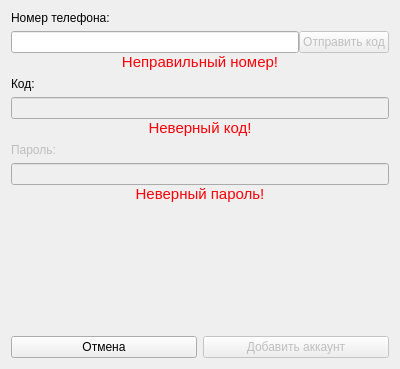
<?xml version="1.0" encoding="UTF-8"?>
<ui version="4.0">
 <class>AddAkkForm</class>
 <widget class="QWidget" name="AddAkkForm">
  <property name="geometry">
   <rect>
    <x>0</x>
    <y>0</y>
    <width>400</width>
    <height>369</height>
   </rect>
  </property>
  <property name="windowTitle">
   <string>Добавить аккаунт</string>
  </property>
  <layout class="QVBoxLayout" name="verticalLayout_5">
   <item>
    <widget class="QLabel" name="phone_label">
     <property name="text">
      <string>Номер телефона:</string>
     </property>
    </widget>
   </item>
   <item>
    <layout class="QVBoxLayout" name="verticalLayout">
     <property name="spacing">
      <number>0</number>
     </property>
     <item>
      <layout class="QHBoxLayout" name="horizontalLayout_2">
       <property name="spacing">
        <number>-1</number>
       </property>
       <item>
        <widget class="QLineEdit" name="phone_line">
         <property name="minimumSize">
          <size>
           <width>0</width>
           <height>0</height>
          </size>
         </property>
         <property name="focusPolicy">
          <enum>Qt::StrongFocus</enum>
         </property>
         <property name="text">
          <string/>
         </property>
        </widget>
       </item>
       <item>
        <widget class="QPushButton" name="send_code_btn">
         <property name="enabled">
          <bool>false</bool>
         </property>
         <property name="text">
          <string>Отправить код</string>
         </property>
        </widget>
       </item>
      </layout>
     </item>
     <item>
      <widget class="QLabel" name="phone_error_label">
       <property name="enabled">
        <bool>true</bool>
       </property>
       <property name="font">
        <font>
         <pointsize>11</pointsize>
         <weight>50</weight>
         <italic>false</italic>
         <bold>false</bold>
         <underline>false</underline>
         <strikeout>false</strikeout>
         <stylestrategy>PreferDefault</stylestrategy>
        </font>
       </property>
       <property name="mouseTracking">
        <bool>true</bool>
       </property>
       <property name="midLineWidth">
        <number>0</number>
       </property>
       <property name="text">
        <string>&lt;html&gt;&lt;head/&gt;&lt;body&gt;&lt;p&gt;&lt;span style=&quot; color:#fc0107;&quot;&gt;Неправильный номер!&lt;/span&gt;&lt;/p&gt;&lt;/body&gt;&lt;/html&gt;</string>
       </property>
       <property name="textFormat">
        <enum>Qt::RichText</enum>
       </property>
       <property name="alignment">
        <set>Qt::AlignHCenter|Qt::AlignTop</set>
       </property>
      </widget>
     </item>
    </layout>
   </item>
   <item>
    <widget class="QLabel" name="code_label">
     <property name="text">
      <string>Код:</string>
     </property>
    </widget>
   </item>
   <item>
    <layout class="QVBoxLayout" name="verticalLayout_3">
     <property name="spacing">
      <number>0</number>
     </property>
     <item>
      <widget class="QLineEdit" name="code_line">
       <property name="enabled">
        <bool>false</bool>
       </property>
       <property name="maximumSize">
        <size>
         <width>16777215</width>
         <height>16777215</height>
        </size>
       </property>
       <property name="focusPolicy">
        <enum>Qt::StrongFocus</enum>
       </property>
       <property name="text">
        <string/>
       </property>
      </widget>
     </item>
     <item>
      <widget class="QLabel" name="code_error_label">
       <property name="font">
        <font>
         <pointsize>11</pointsize>
        </font>
       </property>
       <property name="text">
        <string>&lt;html&gt;&lt;head/&gt;&lt;body&gt;&lt;p&gt;&lt;span style=&quot; color:#fc0107;&quot;&gt;Неверный код!&lt;/span&gt;&lt;/p&gt;&lt;/body&gt;&lt;/html&gt;</string>
       </property>
       <property name="alignment">
        <set>Qt::AlignHCenter|Qt::AlignTop</set>
       </property>
      </widget>
     </item>
    </layout>
   </item>
   <item>
    <widget class="QWidget" name="pswd_widget" native="true">
     <property name="enabled">
      <bool>false</bool>
     </property>
     <layout class="QVBoxLayout" name="verticalLayout_2">
      <property name="leftMargin">
       <number>0</number>
      </property>
      <property name="topMargin">
       <number>0</number>
      </property>
      <property name="rightMargin">
       <number>0</number>
      </property>
      <property name="bottomMargin">
       <number>0</number>
      </property>
      <item>
       <widget class="QLabel" name="pswd_label">
        <property name="enabled">
         <bool>false</bool>
        </property>
        <property name="text">
         <string>Пароль:</string>
        </property>
       </widget>
      </item>
      <item>
       <layout class="QVBoxLayout" name="verticalLayout_4">
        <property name="spacing">
         <number>0</number>
        </property>
        <item>
         <widget class="QLineEdit" name="pswd_line"/>
        </item>
        <item>
         <widget class="QLabel" name="pswd_error_label">
          <property name="font">
           <font>
            <pointsize>11</pointsize>
           </font>
          </property>
          <property name="text">
           <string>&lt;html&gt;&lt;head/&gt;&lt;body&gt;&lt;p&gt;&lt;span style=&quot; color:#fc0107;&quot;&gt;Неверный пароль!&lt;/span&gt;&lt;/p&gt;&lt;/body&gt;&lt;/html&gt;</string>
          </property>
          <property name="alignment">
           <set>Qt::AlignHCenter|Qt::AlignTop</set>
          </property>
         </widget>
        </item>
       </layout>
      </item>
     </layout>
    </widget>
   </item>
   <item>
    <spacer name="verticalSpacer">
     <property name="orientation">
      <enum>Qt::Vertical</enum>
     </property>
     <property name="sizeHint" stdset="0">
      <size>
       <width>20</width>
       <height>40</height>
      </size>
     </property>
    </spacer>
   </item>
   <item>
    <layout class="QHBoxLayout" name="horizontalLayout">
     <item>
      <widget class="QPushButton" name="cancel_btn">
       <property name="minimumSize">
        <size>
         <width>156</width>
         <height>0</height>
        </size>
       </property>
       <property name="text">
        <string>Отмена</string>
       </property>
      </widget>
     </item>
     <item>
      <widget class="QPushButton" name="add_akk_btn">
       <property name="enabled">
        <bool>false</bool>
       </property>
       <property name="text">
        <string>Добавить аккаунт</string>
       </property>
      </widget>
     </item>
    </layout>
   </item>
  </layout>
 </widget>
 <resources/>
 <connections/>
</ui>
